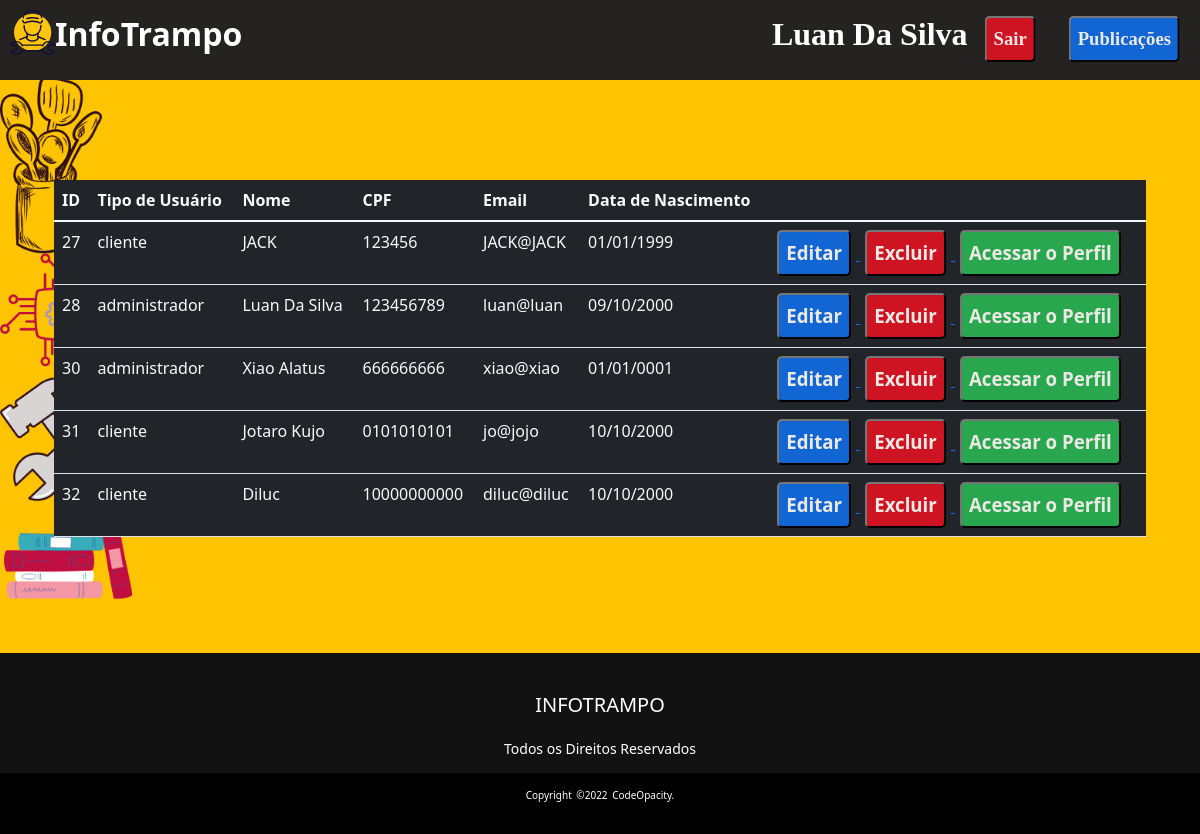
Page /INFOTRAMPO/users.php (signed in) on the committed database.
### tables this page shows
CREATE TABLE `tb_users` (
  `id` int NOT NULL AUTO_INCREMENT,
  `tipo_user` enum('cliente','administrador') DEFAULT 'cliente',
  `nome` varchar(140) DEFAULT NULL,
  `cpf` varchar(45) DEFAULT NULL,
  `senha` varchar(155) DEFAULT NULL,
  `email` varchar(45) DEFAULT NULL,
  `descricao` longtext,
  `data_nascimento` date DEFAULT NULL,
  PRIMARY KEY (`id`),
  UNIQUE KEY `cpf_UNIQUE` (`cpf`),
  UNIQUE KEY `email_UNIQUE` (`email`)
);

### INFOTRAMPO/app/Sessao/LogSessao.php (called while the page is built, shortened)
<?php
class LogSessao{
    public static function getUserLog(){
        return self::isLogged() ? $_SESSION['usuario'] : null;
    }
    public static function isLogged(){
        return isset($_SESSION['usuario']['id']);
    }
}
?>

### INFOTRAMPO/users.php (called while the page is built, shortened)
<?php
    $users = Usuario::getUsers();
    include __DIR__.'/includes/header.php';
    include __DIR__.'/includes/listaCadastros.php';
    include __DIR__.'/includes/footer.php';
?>

### INFOTRAMPO/app/db/dataBase.php (called while the page is built, shortened)
<?php
class dataBase{
        private $connection;
        private function setConnection(){
            try {
               $this->connection = new PDO('mysql:host='.self::HOST.';dbname='.self::NAME,self::USER,self::PASS);
               $this->connection->setAttribute(PDO::ATTR_ERRMODE,PDO::ERRMODE_EXCEPTION);
            } catch (PDOException $e) {
                die('ERROR: '.$e->getMessage());
            }
        }
        public function execute ($query,$params=[]) {
            try {
                $statemente = $this->connection->prepare($query);
                $statemente->execute($params);
                return $statemente;
            } catch (PDOException $e) {
                 die('ERROR: '.$e->getMessage());
             }
        }
        public function select($where = null, $order = null, $limit=null, $fields = '*'){
            $where = strlen($where) ? 'WHERE'.$where : '';
            $order = strlen($order) ? 'ORDER BY'.$order : '';
            $limit = strlen($limit) ? 'LIMIT'.$limit : '';
            $query = 'SELECT '.$fields.' FROM tb_users '.$where.' '.$order.' '.$limit;
            return $this->execute($query);
        }
    }

### INFOTRAMPO/app/Entity/Usuario.php (called while the page is built, shortened)
<?php
class Usuario
{
    public static function getUsers($where = null, $order = null, $limit=null){
        return (new dataBase('tb_users'))->select($where,$order,$limit)->fetchAll(PDO::FETCH_CLASS,self::class);
    }
}

### INFOTRAMPO/includes/listaCadastros.php (the view, shortened to what this page needs)
<?php
$resultado = '';
foreach ($users as $user) {
    $userLog = LogSessao::getUserLog();
    if ($userLog['tipo_user'] == 'administrador') {
        $resultado .= '<tr>
                <td>' . $user->id . '</td>
                <td>' . $user->tipo_user . '</td>
                <td>' . $user->nome . '</td>
                <td>' . $user->cpf . '</td>
                <td>' . $user->email . '</td>
                <td>' . date('d/m/Y', strtotime($user->data_nascimento)) . '</td>
                <td>
                    <a href="editar.php?id=' . $user->id . '">
                        <button type="button" class="btn-azul">Editar</button>
                    </a>
                    <a href="excluir.php?id=' . $user->id . '">
                        <button type="button" class="btn-vermelho">Excluir</button>
                    </a>
                    <a href="perfil.php?id=' . $user->id . '">
                        <button type="button" class="btn-verde">Acessar o Perfil</button>
                    </a>
                </td>
            </tr>';
    }
}
?>
<body background="img/1.png">
    <main>
        <div class="container">
            <section class="container">
                <table class="table bg-dark text-light">
                    <thead>
                        <th>ID</th>
                        <th>Tipo de Usuário</th>
                        <th>Nome</th>
                        <th>CPF</th>
                        <th>Email</th>
                        <th>Data de Nascimento</th>
                        <th> </th>
                    </thead>
                    <tbody>
                        <?= $resultado ?>
                    </tbody>
                </table>
            </section>
        </div>
    </main>
</body>

### INFOTRAMPO/includes/header.php (shortened to what this page needs)
<?php
    $userLog = LogSessao::getUserLog();
    $userL = $userLog ?'<a href="perfil.php">'.
            $userLog['nome'].
        '</a> <a href="deslogar.php" class="ml-2">
            <button class="btn-vermelho">Sair</button>
        </a>
        <a href="publicacoes.php" style="margin-left: 10px;">
                    <button class="btn-azul">Publicações</button>
        </a>'
         :
            'Visitante
        <a href="cadastrar.php">
            <button class="btn-verde" style="margin-left: 10px;">Cadastrar</button>
        </a>
        <a href="logar.php">
            <button class="btn-azul" style="margin-left: 10px;">Login</button>
        </a>'
        ;
?>
<!doctype html>
<html lang="en">
  <head>
    <link rel="stylesheet" href="includes/css/styles.css">
    <link rel="stylesheet" href="https://stackpath.bootstrapcdn.com/font-awesome/4.7.0/css/font-awesome.min.css">
    <link href="https://cdn.jsdelivr.net/npm/bootstrap@5.1.3/dist/css/bootstrap.min.css" rel="stylesheet">
    <div class="nav-logo" >
        <a href="index.php">InfoTrampo</a>
        <div class="info-user">
                 <?=$userL?>
        </div>
    </div>
     </head>

### INFOTRAMPO/includes/css/styles.css (style rules this page uses)
body, h1, h2, h3, p, ul, li, a { margin: 0px; padding: 0px; }
body { font-family: 'Poppins Semi Bold', sans-serif ; }
a { text-decoration: none; }
* { box-sizing: border-box; }
body { background-repeat: no-repeat; background-size: cover; background-attachment: fixed; background-color: yellow; }
.btn-verde { background-color: rgb(40, 167, 78); border-color: #222222; color: rgb(236, 233, 229); font-weight: bold; font-size: 14pt; border-radius: 5px; cursor: pointer; outline: none; margin-right: 5px; margin-left: 5px; text-align: center; }
.btn-vermelho { background-color: rgb(206, 20, 35); border-color: #222222; color: rgb(236, 233, 229); font-weight: bold; font-size: 14pt; border-radius: 5px; cursor: pointer; outline: none; margin-right: 5px; margin-left: 5px; }
.btn-azul { background-color: rgb(18, 102, 212); border-color: #222222; color: rgb(236, 233, 229); font-weight: bold; font-size: 14pt; border-radius: 5px; cursor: pointer; outline: none; margin-right: 5px; margin-left: 5px; }
.info-user { color: yellow; font-family: Georgia, 'Times New Roman', Times, serif; font-weight: normal; font-size: 28px; position:sticky; left:1000px; }
.nav-logo { font-size: 2em; font-weight: bold; display: flex; padding: 10px; background-color: rgb(36, 35, 34); height: 80px; width: 100%; }
.nav-logo a { text-decoration: none; color: white; font-size: 2rem; font-weight: bold; margin-right: 5px; }
.container { display: flex; justify-content: center; width: 100%; margin-top: 50px; margin-bottom: 50px; }
button { background-color: transparent; border-color: #222222; color: black; padding: 7px; font-weight: bold; font-size: 12pt; margin-top: 20px; border-radius: 5px; cursor: pointer; outline: none; }

### rows in the picture
tb_users: nome "Luan Da Silva", id "28", tipo_user "administrador", cpf "123456789", email "luan@luan", data_nascimento "09/10/2000"
tb_users: id "27", tipo_user "cliente", nome "JACK", cpf "123456", email "JACK@JACK", data_nascimento "01/01/1999"
tb_users: id "30", tipo_user "administrador", nome "Xiao Alatus", cpf "666666666", email "xiao@xiao", data_nascimento "01/01/0001"
tb_users: id "31", tipo_user "cliente", nome "Jotaro Kujo", cpf "0101010101", email "jo@jojo", data_nascimento "10/10/2000"
tb_users: id "32", tipo_user "cliente", nome "Diluc", cpf "10000000000", email "diluc@diluc", data_nascimento "10/10/2000"
